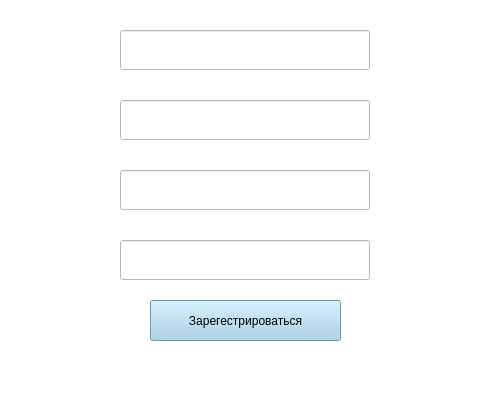
<?xml version="1.0" encoding="UTF-8"?>
<ui version="4.0">
 <class>reg_win</class>
 <widget class="QWidget" name="reg_win">
  <property name="geometry">
   <rect>
    <x>0</x>
    <y>0</y>
    <width>500</width>
    <height>400</height>
   </rect>
  </property>
  <property name="minimumSize">
   <size>
    <width>500</width>
    <height>400</height>
   </size>
  </property>
  <property name="maximumSize">
   <size>
    <width>500</width>
    <height>400</height>
   </size>
  </property>
  <property name="windowTitle">
   <string>Окно регистрации</string>
  </property>
  <property name="styleSheet">
   <string notr="true">background: rgb(255, 255, 255);</string>
  </property>
  <widget class="QLineEdit" name="login_line">
   <property name="geometry">
    <rect>
     <x>120</x>
     <y>30</y>
     <width>250</width>
     <height>40</height>
    </rect>
   </property>
   <property name="styleSheet">
    <string notr="true"/>
   </property>
  </widget>
  <widget class="QLineEdit" name="pass_line">
   <property name="geometry">
    <rect>
     <x>120</x>
     <y>100</y>
     <width>250</width>
     <height>40</height>
    </rect>
   </property>
   <property name="styleSheet">
    <string notr="true"/>
   </property>
  </widget>
  <widget class="QLineEdit" name="bd_line">
   <property name="geometry">
    <rect>
     <x>120</x>
     <y>170</y>
     <width>250</width>
     <height>40</height>
    </rect>
   </property>
   <property name="styleSheet">
    <string notr="true">placeholder: Дата рождения;
color: black;
</string>
   </property>
  </widget>
  <widget class="QLineEdit" name="sale_line">
   <property name="geometry">
    <rect>
     <x>120</x>
     <y>240</y>
     <width>250</width>
     <height>40</height>
    </rect>
   </property>
   <property name="styleSheet">
    <string notr="true">placeholder: Скидка;
color</string>
   </property>
  </widget>
  <widget class="QPushButton" name="button">
   <property name="geometry">
    <rect>
     <x>150</x>
     <y>300</y>
     <width>191</width>
     <height>41</height>
    </rect>
   </property>
   <property name="styleSheet">
    <string notr="true">background: rgb(157, 205, 231);
</string>
   </property>
   <property name="text">
    <string>Зарегестрироваться</string>
   </property>
  </widget>
 </widget>
 <resources/>
 <connections/>
</ui>
